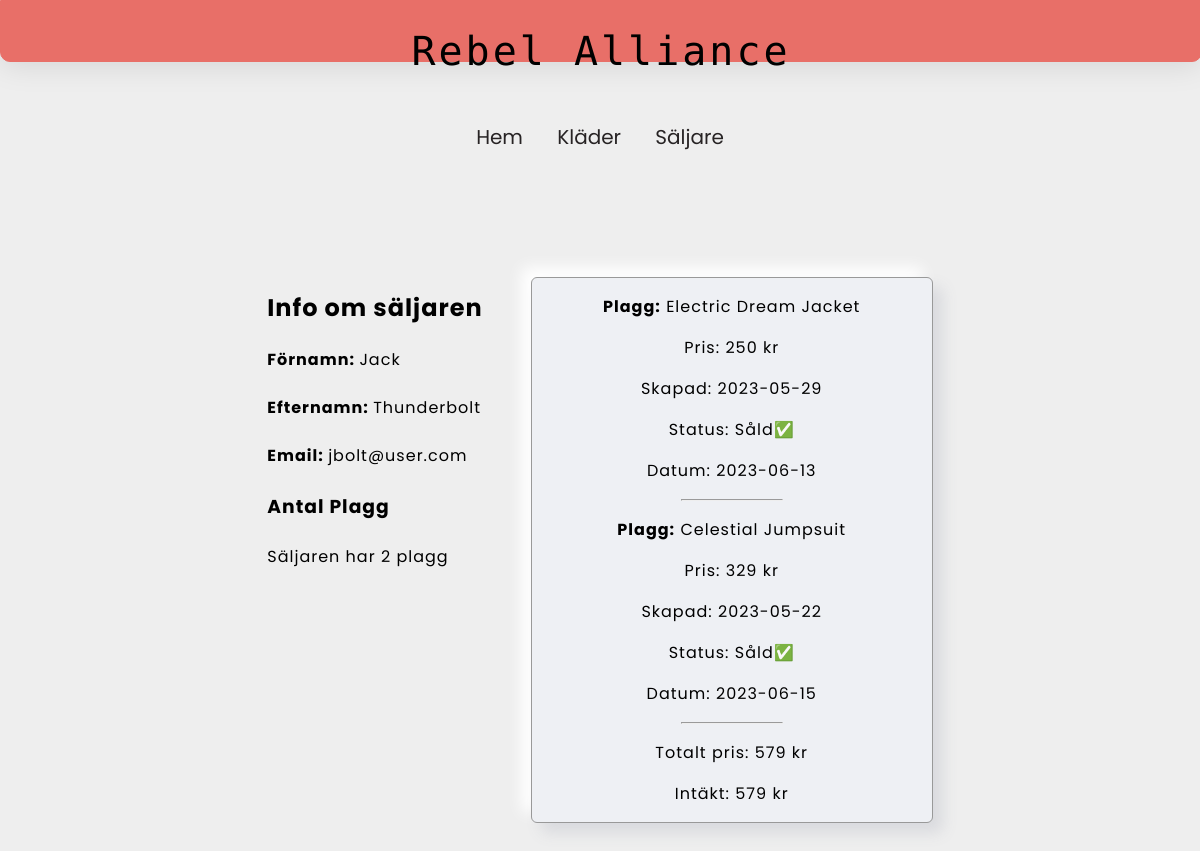
Page /show-seller.php?id=5 on the committed database.
### tables this page shows
CREATE TABLE `garments` (
  `id` int NOT NULL AUTO_INCREMENT,
  `garment` varchar(42) NOT NULL,
  `price` int NOT NULL,
  `date_added` varchar(42) DEFAULT NULL,
  `sold_status` tinyint(1) DEFAULT NULL,
  `sold_date` date DEFAULT NULL,
  `seller_id` int DEFAULT NULL,
  PRIMARY KEY (`id`),
  KEY `fk_seller_id` (`seller_id`)
);

### classes/db.php (called while the page is built, shortened)
<?php
class DB {
    public function __construct(PDO $pdo)
    {
      $this->pdo = $pdo;
    }
}

### classes/garment-model.php (called while the page is built, shortened)
<?php
require_once "db.php";
class GarmentModel extends DB {
         public function getCountGarments($sellerId) {
            $sql = "SELECT COUNT(*) AS total FROM garments WHERE seller_id = ?";
            $stmt = $this->pdo->prepare($sql);
            $stmt->execute([$sellerId]);
            $result = $stmt->fetch(PDO::FETCH_ASSOC);
            return $result['total'];
        }
         public function getTotalCost($sellerId){
            $sql = "SELECT SUM(price) AS totalCost FROM garments WHERE seller_id = ?";
            $stmt = $this->pdo->prepare($sql);
            $stmt->execute([$sellerId]);
            $result = $stmt->fetch(PDO::FETCH_ASSOC);
            return $result['totalCost'];
        }
         public function getEarningsPerSeller($sellerId) {
            $sql = "SELECT SUM(price) AS earnings FROM garments WHERE seller_id = ? AND sold_status IS True";
            $stmt = $this->pdo->prepare($sql);
            $stmt->execute([$sellerId]);
            $result = $stmt->fetch(PDO::FETCH_ASSOC);
            return $result['earnings'];
        }
}

### classes/seller-model.php (called while the page is built, shortened)
<?php
require_once "db.php";
class SellerModel extends DB {
    public function getSellerWithGarments(int $id) {
    $sql = "SELECT sellers.id, sellers.first_name, sellers.last_name, sellers.email, garments.garment, garments.price, garments.date_added, garments.sold_status, garments.sold_date, garments.seller_id FROM sellers
    JOIN garments ON sellers.id = garments.seller_id
    WHERE sellers.id = ?";
    $stmt = $this->pdo->prepare($sql);
    $stmt->execute([$id]);
    $result = $stmt->fetchAll(PDO::FETCH_ASSOC);
    if($result) {
        $seller = [
            "id" => $result[0]['id'],
            "first_name" => $result[0]['first_name'],
            "last_name" => $result[0]['last_name'],
            "email" => $result[0]['email'],
        ];
        foreach($result as $res) {
            $seller["garments"][] = [
                "garment" => $res['garment'],
                "price" => $res['price'],
                "date_added" => $res['date_added'],
                "sold_status" => $res['sold_status'],
                "sold_date" => $res['sold_date']
            ];
        }
            return $seller;
        }
        return null;
    }
}

### views/seller-view-ex.php (the view, shortened to what this page needs)
<?php
require_once 'classes/seller-model.php';
require_once 'classes/garment-model.php';
class ShowSellerView {
    private $garmentModel;
    public function __construct(PDO $pdo) {
        $this->garmentModel = new GarmentModel($pdo);
    }
    public function renderChosenSellerInfo(array $seller) {
                $sellerId = $seller['id'];
                $totlaGarments = $this->garmentModel->getCountGarments($sellerId);
                $garmentCost = $seller['id'];
                $garmentSum = $seller['id'];
                echo "<section class='show-seller'>";
                echo "<div class='seller-info'>
                            <h2>Info om säljaren</h2>
                            <p><strong>Förnamn: </strong> {$seller['first_name']} </p>
                            <p><strong>Efternamn: </strong> {$seller['last_name']} </p>
                            <p><strong>Email: </strong> {$seller['email']}</p>
                            <div>
                            <h3>Antal Plagg</h3>
                            <p>Säljaren har {$totlaGarments} plagg</p>
                            </div>
                        </div>";
                echo "<div class='seller-garment'>";
                foreach($seller['garments'] as $garment) {
                    echo "<p class='item'><strong>Plagg:</strong> {$garment['garment']}</p>";
                    echo "<p class='item'>Pris: {$garment['price']} kr</p>";
                    echo "<p class='item'>Skapad: {$garment['date_added']}</p>";
                     if($garment['sold_status'] == true){
                     echo "<span class='item'>Status: Såld✅</span>";
                     } else {
                        echo "<span class='item'>Inte såld</span>";
                     }
                     if($garment['sold_date'] !== NULL) {
                        echo "<p class='item'>Datum: {$garment['sold_date']}</p>";
                     }
                     echo "<hr>";
                     $totalCost = $this->garmentModel->getTotalCost($garmentCost);
                     $earningsSum = $this->garmentModel->getEarningsPerSeller($garmentSum);
                }
                echo "<p class='item'>Totalt pris: {$totalCost} kr</p>";
                if($earningsSum == NULL) {
                    echo "<p class='item'>Intäkt: 0 kr</p>";
                    } else {
                        echo "<p class='item'>Intäkt: {$earningsSum} kr</p>";
                    }
                echo "</div>";
                echo "</section>";
    }
}

### style/style.css (style rules this page uses)
html { height: 100%; width: 100%; }
body { background-color: #eee; box-sizing: border-box; height: 980px; margin: 0; font-family: 'Poppins', sans-serif; overflow-x: hidden; text-align: center; }
hr { width: 100px; }
.show-seller { margin-top: 10%; display: flex; flex-direction: row; justify-content: center; }
.seller-info { margin-right: 3rem; letter-spacing: 1px; line-height: 2rem; text-align: left; }
.seller-garment { margin-top: 5px; background: #EEF0F4; border: 1px solid #999999; border-radius: 6px; box-shadow: 9.91px 9.91px 15px #D9DADE, -9.91px -9.91px 15px #FFFFFF; width: 400px; height: auto; letter-spacing: 1px; }

### rows in the picture
garments: garment "Electric Dream Jacket", price "250", date_added "2023-05-29", sold_status "Status: Såld✅", sold_date "2023-06-13"
garments: garment "Celestial Jumpsuit", price "329", date_added "2023-05-22", sold_status "Status: Såld✅", sold_date "2023-06-15"

### other values in the picture
$seller['first_name'] "Jack"
$seller['last_name'] "Thunderbolt"
$seller['email'] "jbolt@user.com"
$totlaGarments "2"
$totalCost "579"
$earningsSum "579"
